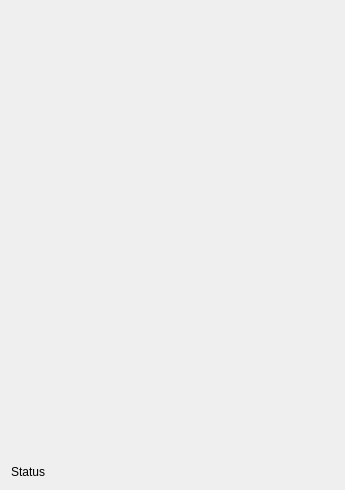
<?xml version="1.0" encoding="UTF-8"?>
<ui version="4.0">
 <class>SpeechMe</class>
 <widget class="QWidget" name="SpeechMe">
  <property name="geometry">
   <rect>
    <x>0</x>
    <y>0</y>
    <width>345</width>
    <height>490</height>
   </rect>
  </property>
  <property name="windowTitle">
   <string>SpeechMe</string>
  </property>
  <layout class="QGridLayout" name="gridLayout">
   <item row="0" column="0">
    <widget class="QWidget" name="mainWidget" native="true"/>
   </item>
   <item row="2" column="0">
    <widget class="QLabel" name="statusBar">
     <property name="text">
      <string>Status</string>
     </property>
    </widget>
   </item>
   <item row="1" column="0">
    <spacer name="verticalSpacer">
     <property name="orientation">
      <enum>Qt::Vertical</enum>
     </property>
     <property name="sizeHint" stdset="0">
      <size>
       <width>20</width>
       <height>40</height>
      </size>
     </property>
    </spacer>
   </item>
  </layout>
 </widget>
 <layoutdefault spacing="6" margin="11"/>
 <resources/>
 <connections/>
</ui>
